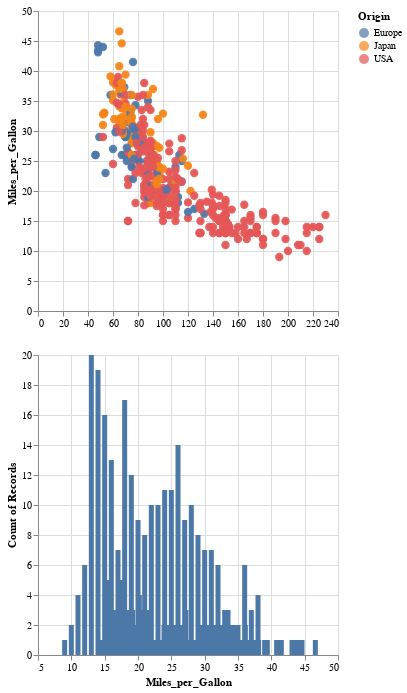

The code cell stored with this chart in its notebook:
### Markdown cell above
5.4. Измените приведенный выше пример диаграммы разброса и гистограммы, чтобы

- панорамировать и увеличивать диаграмму рассеяния;
- гистограмма отражала только те точки, которые видны в данный момент.

### Code cell
interval = alt.selection_interval(bind='scales')  # отражение только тех точек гистограммы, которые видно на диаграмме рассеивания
bar = alt.Chart(cars).mark_bar().encode(
    x='Miles_per_Gallon:Q'
    ,y='count()').add_params(
    interval
).transform_filter(
    interval
).interactive()

(scatter.interactive().add_params(interval) + highlight # панорамирование и выдиление точек
 & bar)

### Figure 1 — Vega-Lite specification as saved in the notebook (floating-point values rounded to 4 significant figures; data arrays with more than 128 entries replaced by an {"elided": "..."} marker saying what was removed)
{"config": {"view": {"continuousWidth": 300, "continuousHeight": 300}}, "vconcat": [{"layer": [{"mark": {"type": "circle"}, "encoding": {"color": {"field": "Origin", "type": "nominal"}, "x": {"field": "x", "title": "", "type": "quantitative"}, "y": {"field": "Miles_per_Gallon", "type": "quantitative"}}, "name": "view_5", "transform": [{"calculate": "datum[param_4]", "as": "x"}]}, {"mark": {"type": "circle", "opacity": 0.9}, "encoding": {"color": {"field": "Origin", "type": "nominal"}, "size": {"condition": {"param": "param_2", "value": 1000, "empty": false}, "value": 70}, "x": {"field": "x", "title": "", "type": "quantitative"}, "y": {"field": "Miles_per_Gallon", "type": "quantitative"}}, "transform": [{"calculate": "datum[param_4]", "as": "x"}]}]}, {"mark": {"type": "bar"}, "encoding": {"x": {"field": "Miles_per_Gallon", "type": "quantitative"}, "y": {"aggregate": "count", "type": "quantitative"}}, "name": "view_6", "transform": [{"filter": {"param": "param_7"}}]}], "data": {"name": "data-f02450ab61490a1363517a0190416235"}, "params": [{"name": "param_2", "select": {"type": "point", "nearest": true, "on": "mouseover"}, "views": ["view_5"]}, {"name": "param_3", "select": {"type": "point", "nearest": true, "on": "click"}, "views": ["view_5"]}, {"name": "param_4", "bind": {"input": "select", "options": ["Horsepower", "Displacement", "Weight_in_lbs", "Acceleration"], "name": "X-axis column "}, "value": "Horsepower"}, {"name": "param_9", "select": {"type": "interval", "encodings": ["x", "y"]}, "bind": "scales", "views": ["view_5"]}, {"name": "param_7", "select": {"type": "interval"}, "bind": "scales", "views": ["view_5", "view_6"]}, {"name": "param_8", "select": {"type": "interval", "encodings": ["x", "y"]}, "bind": "scales", "views": ["view_6"]}], "$schema": "https://vega.github.io/schema/vega-lite/v5.16.3.json", "datasets": {"data-f02450ab61490a1363517a0190416235": {"elided": "406 records"}}}
